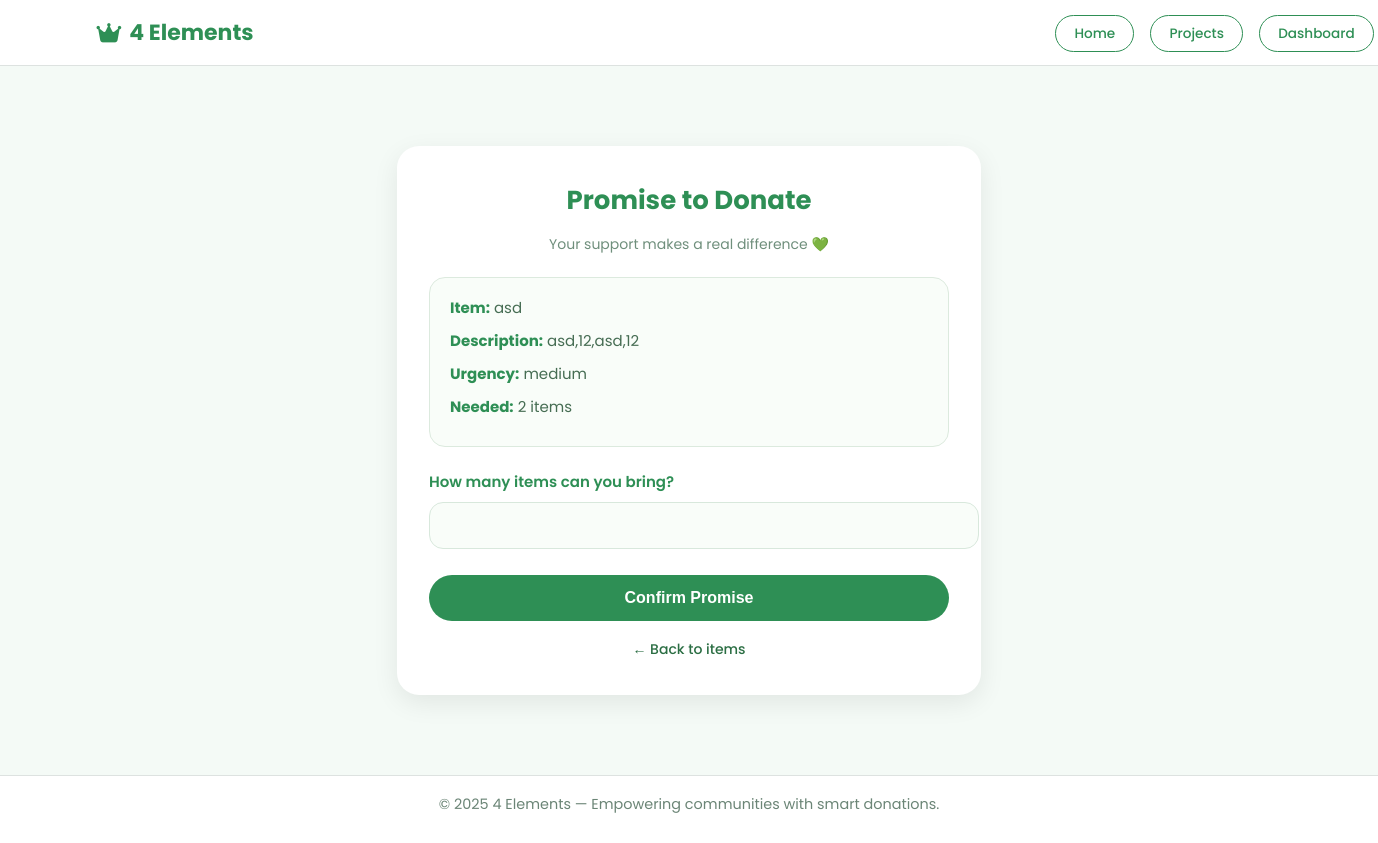
Screenshot of /donate/food/promise?item_id=15 with the database file from the repository.
### tables this page shows
CREATE TABLE requested_items (
            id INTEGER PRIMARY KEY AUTOINCREMENT,
            donor_id INTEGER NOT NULL,
            item_name TEXT NOT NULL,
            description TEXT,
            quantity INTEGER,
            urgency TEXT,
            status TEXT DEFAULT 'pending',
            timestamp TIMESTAMP DEFAULT CURRENT_TIMESTAMP,
            FOREIGN KEY (donor_id) REFERENCES donors(id)
        );

### app.py (the view)
@app.route("/donate/food/promise")
def promise_food():
    item_id = request.args.get("item_id")
    conn = sqlite3.connect("database.db")
    c = conn.cursor()
    c.execute("""
        SELECT donor_id, item_name, description, quantity, urgency
        FROM requested_items
        WHERE id=?
    """, (item_id,))
    row = c.fetchone()
    conn.close()
    if not row:
        flash("Item not found.", "danger")
        return redirect(url_for("donate_food"))
    donor_id, item_name, description, quantity, urgency = row
    return render_template(
        "promise_food.html",
        donor_id=donor_id,
        item_name=item_name,
        description=description,
        quantity=quantity,
        urgency=urgency
    )

### templates/promise_food.html (shortened to what this page needs)
{% extends "base.html" %} {% block content %}
<div class="wrapper">
    <h2>Promise to Donate</h2>
    <p class="subtitle">Your support makes a real difference 💚</p>
    <div class="info-box">
        <div class="info-row"><strong>Item:</strong> {{ item_name }}</div>
        {% if description %}
        <div class="info-row"><strong>Description:</strong> {{ description }}</div>
        {% endif %}
        <div class="info-row"><strong>Urgency:</strong> {{ urgency }}</div>
        <div class="info-row"><strong>Needed:</strong> {{ quantity }} items</div>
    </div>
    <form action="{{ url_for('submit_food_promise') }}" method="POST">
        <input type="hidden" name="remaining_need" value="{{ quantity }}"> {% if quantity > 0 %}
        <label>How many items can you bring?</label>
        <input type="number" name="user_quantity" min="1" max="{{ quantity }}" required>
        <button type="submit">Confirm Promise</button> {% endif %}
    </form>
    <a href="{{ url_for('donate_food') }}" class="back">← Back to items</a>
</div>
{% endblock %}

### templates/base.html (style rules this page uses)
body { margin: 0; background: #f4faf6; font-family: "Poppins", sans-serif; color: #1e3f2e; }

### templates/promise_food.html (style rules this page uses)
.wrapper { max-width: 520px; margin: 40px auto; background: #fff; padding: 35px 32px; border-radius: 22px; box-shadow: 0 8px 26px rgba(0, 0, 0, 0.08); color: #1e3f2e; }
h2 { margin: 0 0 6px; color: #2e8f55; font-size: 26px; text-align: center; }
.subtitle { color: #6f8f7c; text-align: center; font-size: 14px; margin-bottom: 22px; }
.info-box { background: #f9fdf9; padding: 18px 20px; border-radius: 16px; border: 1px solid #dceade; margin-bottom: 22px; }
.info-row { margin-bottom: 10px; font-size: 15px; color: #466d53; }
.info-row strong { color: #2e8f55; }
label { font-size: 15px; color: #2e8f55; font-weight: 600; }
input[type="number"] { width: 100%; padding: 14px; border-radius: 14px; border: 1px solid #d8e8dc; background: #f9fdf9; margin-top: 8px; font-size: 15px; }
button { margin-top: 26px; width: 100%; padding: 14px; font-size: 16px; font-weight: 600; color: white; background: #2e8f55; border: none; border-radius: 30px; cursor: pointer; }
.back { display: block; text-align: center; margin-top: 18px; text-decoration: none; color: #2b6e43; font-size: 14px; font-weight: 500; }

### rows the page displays
requested_items: item_name "asd", description "asd,12,asd,12", urgency "medium"

### other values shown
{{ quantity }} "2"
